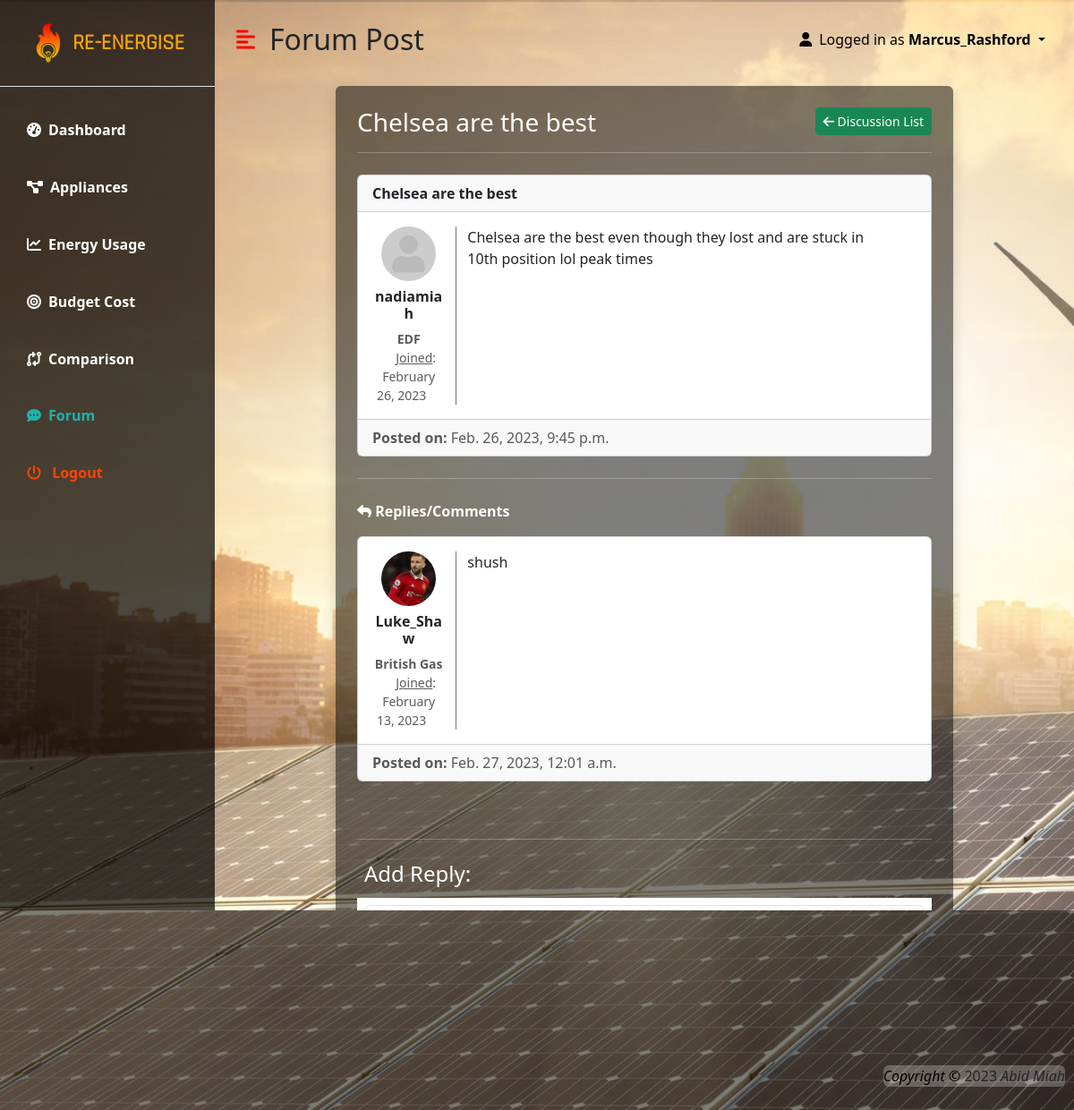
The app's page /post/11 (signed in) with its own data.
### EnergyApp/models.py (models this page shows, shortened)
class ForumPost(models.Model):
    title = models.CharField(max_length=200)
    description = models.TextField()
    createdBy = models.ForeignKey(UserProfile, on_delete=models.CASCADE)
    createdAt = models.DateTimeField(auto_now_add=True)

class UserProfile(models.Model):
    PROVIDER_CHOICES = [
        ("EDF", "EDF"),
        ("British Gas", "British Gas"),
        ("EON", "EON"),
    ]
    user = models.OneToOneField(User, on_delete=models.CASCADE)
    picture = models.ImageField(upload_to='profiles', null=True, blank=True)
    dob = models.DateField()
    provider = models.ForeignKey(EnergyProvider, on_delete=models.CASCADE, max_length=20)
    def __str__(self):
        return str(self.user)

class EnergyProvider(models.Model):
    name = models.CharField(max_length=100, unique=True, default="Other")
    elecDailyCharge = models.DecimalField(
        decimal_places=2, max_digits=10, default="0")
    gasDailyCharge = models.DecimalField(
        decimal_places=2, max_digits=10, default="0")
    elecPerKwh = models.DecimalField(
        decimal_places=2, max_digits=10, default="0")
    gasPerKwh = models.DecimalField(
        decimal_places=2, max_digits=10, default="0")
    def __str__(self):
        return str(self.name)

class ForumComment(models.Model):
    post = models.ForeignKey(ForumPost, on_delete=models.CASCADE, related_name='comments')
    body = models.TextField()
    createdBy = models.ForeignKey(UserProfile, on_delete=models.CASCADE)
    createdAt = models.DateTimeField(auto_now_add=True)

### EnergyApp/views.py (the view, shortened to what this page needs)
# urls.py: path('post/<int:id>', views.post, name='post'),
@login_required(login_url="/login")
def post(request, id):
    specificPost = get_object_or_404(ForumPost, id=id)
    postComments =  ForumComment.objects.filter(post=specificPost)
    userProfile = UserProfile.objects.get(user=request.user)
    context = {
        'specificPost' : specificPost,
        'postComments': postComments
    }
    return render(request, 'main/post.html', context)

### EnergyApp/templates/main/post.html (shortened to what this page needs)
{% extends 'base.html' %}
{% load static %}
{% block content %}
<html lang="en">
<head>
    <link rel="stylesheet" type="text/css" href="public/lib/sceditor/minified/themes/default.min.css" />
</head>
<body>
    {% if user.is_authenticated %}
    <div class="container-fluid px-4">
        <div class="row rounded p-2 justify-content-center">
            <div class="col-lg-9 col-12 p-4 rounded shadow" style="background-color: rgba(1, 1, 1, 0.5);">
            <h3 style="color:white">{{ specificPost.title }}
                <a href="/forum" class="btn btn-success btn-sm float-end" style="color:white"><i class="fas fa-arrow-left"></i> Discussion List</a>
            </h3>
            <hr class="border-white mb-4" />
            <div class="card">
                <div class="card-header" style="display: flex; align-items: center;">
                    <div style="flex: 1;" class="fw-bold">{{ specificPost.title }}</div>
                </div>
              <div class="card-body">
                <div class="row">
                    <div class="col-sm-2 justify-content-center text-center">
                            {% if specificPost.createdBy.picture %}
                            <a href="{{ specificPost.createdBy.picture.url }}">
                                <img class="img-fluid rounded-circle align-items-center text-center justify-content-center" style="width:75%" src="{{ specificPost.createdBy.picture.url }}" alt="">
                            </a>
                            {% else %}
                            <img class="img-fluid rounded-circle align-items-center text-center justify-content-center" style="width:75%" src="{% static 'images/defaultImage.svg' %}" alt="">
                            {% endif %}
                          <h6 class="mt-2 fw-bold">{{ specificPost.createdBy }}</h6>
                          <small class="text-muted fw-bold">{{ specificPost.createdBy.provider }}</small>
                          <br>
                          <small class="text-muted m-2 p-2"><u>Joined</u>: {{ specificPost.createdBy.user.date_joined|date:"F j, Y" }}</small>
                          <br>
                    </div>
                    <div class="col-sm-9 border-start border-secondary">
                        <p>{{ specificPost.description }}</p>
                    </div>
                </div>
              </div>
              <div class="card-footer text-muted">
                <b>Posted on: </b>{{ specificPost.createdAt }}
              </div>
            </div>
            <hr class="border-white mb-4 mt-4" />
            <p class="fw-bold" style="color:white"><i class="fa fa-reply"></i> Replies/Comments</p>
            {% if postComments %}
            {% for comment in postComments %}
            <div class="card">
              <div class="card-body">
                <div class="row">
                    <div class="col-sm-2 justify-content-center text-center">
                        {% if comment.createdBy.picture %}
                        <a href="{{ comment.createdBy.picture.url }}">
                            <img class="img-fluid rounded-circle align-items-center text-center justify-content-center" style="width:75%" src="{{ comment.createdBy.picture.url }}" alt="">
                        </a>
                        {% else %}
                        <img class="img-fluid rounded-circle align-items-center text-center justify-content-center" style="width:75%" src="{% static 'images/defaultImage.svg' %}" alt="">
                        {% endif %}
                        <h6 class="mt-2 fw-bold">{{ comment.createdBy }}</h6>
                        <small class="text-muted fw-bold">{{ comment.createdBy.provider }}</small>
                        <br>
                        <small class="text-muted m-2 p-2"><u>Joined</u>: {{ comment.createdBy.user.date_joined|date:"F j, Y" }}</small>
                        <br>
                    </div>
                    <div class="col-sm-9 border-start border-secondary">
                        <p>{{ comment.body }}</p>
                    </div>
                </div>
              </div>
              <div class="card-footer text-muted">
                <b>Posted on: </b>{{ comment.createdAt }}
              </div>
            </div>
            <br>
            {% endfor %}
            {% else %}
            <div class="display-6" style="color:white">No comments.</div>
            {% endif %}
            <hr class="border-white" />
            <h4 class="mb-1 mt-3 p-2" style="color:white">Add Reply:</h4>
            <form action="" method="POST">
                <div class="table-responsive mt-1">
                    <table class="table">
                        <tbody>
                            <tr>
                                <td>
                                    <textarea class="form-control mb-2" placeholder="Reply Body*" rows="4" name="reply_body" required></textarea>
                                    <button type="submit" class="btn btn-primary" name="">Submit</button>
                                </td>
                            </tr>
                        </tbody>
                    </table>
                </div>
            </form>
    {% endif %}
</body>
</html>
{% endblock %}

### EnergyApp/templates/base.html (shortened to what this page needs)
{% load static %}
<html lang="en">
<head>
  <link href="https://cdn.jsdelivr.net/npm/bootstrap@5.3.0-alpha1/dist/css/bootstrap.min.css" rel="stylesheet"
>
  <link rel="stylesheet" href="https://cdnjs.cloudflare.com/ajax/libs/font-awesome/6.2.1/css/all.min.css">
</head>
<body>
  <div class="d-flex" id="wrapper">
    <div class="" style="background-color: rgba(1, 1, 1, 0.7); color:white" id="sidebar-wrapper">
      <a href="/" style="text-decoration-line:none">
        <div style="color:orange;" class="sidebar-heading text-center py-4 fs-4 fw-bold text-uppercase border-bottom">
          <img src="{% static 'images/energylogo2.png' %}" alt="" style="height: 2em; width: auto;">
          <span style="font-family: 'Rajdhani'">Re-Energise</span>
        </div>
      </a>
      <div class="list-group list-group-flush my-3">
        <a href="/dashboard" id="dash" class="list-group-item list-group-item-action bg-transparent second-text fw-bold active">
          <i class="fas fa-tachometer-alt me-2"></i>Dashboard
        </a>
        <a href="/appliances" id="appl"
          class="list-group-item list-group-item-action bg-transparent second-text fw-bold">
          <i class="fas fa-project-diagram me-2"></i>Appliances
        </a>
        <a href="/usage" id="usage" class="list-group-item list-group-item-action bg-transparent second-text fw-bold">
          <i class="fas fa-chart-line me-2"></i>Energy Usage
        </a>
        <a href="/budget" id="budget" class="list-group-item list-group-item-action bg-transparent second-text fw-bold">
          <i class="fas fa-bullseye me-2"></i>Budget Cost
        </a>
        <a href="/comparison" id="comp"
          class="list-group-item list-group-item-action bg-transparent second-text fw-bold">
          <i class="fas fa-code-compare me-2"></i>Comparison
        </a>
        <a href="/forum" id="forum" class="list-group-item list-group-item-action bg-transparent second-text fw-bold">
          <i class="fas fa-comment-dots me-2"></i>Forum
        </a>
        <a href="/logout" class="list-group-item list-group-item-action bg-transparent fw-bold" style="color:orangered">
          <i class="fas fa-power-off me-2"></i> Logout
        </a>
      </div>
    </div>
    <div id="page-content-wrapper">
      <nav class="navbar navbar-expand-lg navbar-dark bg-transparent py-4 px-4">
        <div class="d-flex align-items-center">
          <i style="color: red" class="fas fa-align-left fs-4 me-3" id="menu-toggle"></i>
          <h2 class="fs-2 m-0" id="titlee">Dashboard</h2>
        </div>
        <div class="collapse navbar-collapse" id="navbarSupportedContent">
          <ul class="navbar-nav ms-auto mb-2 mb-lg-0">
            {% if user.is_authenticated %}
            <li class="nav-item dropdown">
              <a href="" style="color: black" class="nav-link dropdown-toggle" id="navbarDropdown" type="button"
                role="button" data-bs-toggle="dropdown" aria-expanded="false">
                <i class="fas fa-user me-2"></i>Logged in as <b>{{ user.username }}</b>
              </a>
            </li>
            {% endif %}
          </ul>
        </div>
      </nav>
      <div class="copyright font-weight-bold">
        <p class="font-weight-bold rounded" style="background-color: rgba(255, 255, 255, 0.25);">
          <i style="color:black">Copyright &copy;</i> 2023 <i>Abid Miah</i>
        </p>
      </div>
      {% block content %}
      {% endblock %}
    </div>
  </div>
</body>
</html>

### EnergyApp/templates/base.html (style rules this page uses)
.copyright { position: fixed; bottom: 0; right: 0; padding: 10px; }
:root { --main-bg-color: blue; --main-text-color: lightseagreen; --second-text-color: white; --second-bg-color: black; }
.second-text { color: var(--second-text-color); }
#wrapper { overflow-x: hidden; background-image: url(../static/images/download.jpeg); background-repeat: no-repeat; background-size: cover; background-attachment: fixed; }
#sidebar-wrapper { min-height: 100vh; margin-left: -15rem; -webkit-transition: margin 0.25s ease-out; -moz-transition: margin 0.25s ease-out; -o-transition: margin 0.25s ease-out; transition: margin 0.25s ease-out; }
#sidebar-wrapper .sidebar-heading { padding: 0.875rem 1.25rem; font-size: 1.2rem; }
#sidebar-wrapper .list-group { width: 15rem; }
#page-content-wrapper { min-width: 100vw; }
#menu-toggle { cursor: pointer; }
.list-group-item { border: none; padding: 20px 30px; }
.list-group-item.active { background-color: transparent; color: var(--main-text-color); font-weight: bold; border: none; }
@media (min-width: 850px) { #sidebar-wrapper { margin-left: 0; } }
@media (min-width: 850px) { #page-content-wrapper { min-width: 0; width: 100%; } }

### records on screen
ForumPost: title "Chelsea are the best", createdBy "nadiamiah", createdBy.provider "EDF", createdBy.user.date_joined "February 26, 2023", description "Chelsea are the best even though they lost and are stuck in 10th position lol peak times", createdAt "Feb. 26, 2023, 9:45 p.m."
ForumComment: createdBy.picture (picture), createdBy "Luke_Shaw", createdBy.provider "British Gas", createdBy.user.date_joined "February 13, 2023", body "shush", createdAt "Feb. 27, 2023, 12:01 a.m."

### other values on screen
{{ user.username }} "Marcus_Rashford"
